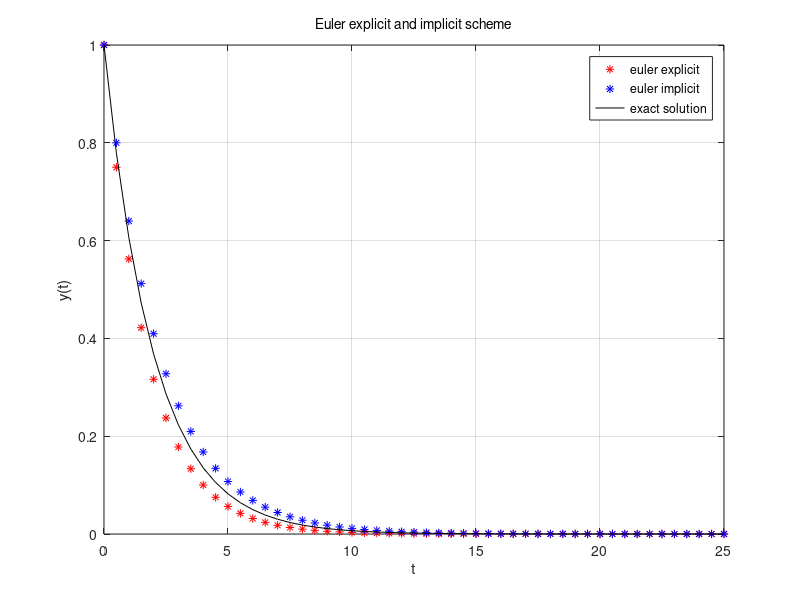

Write the MATLAB code that produced this figure.
#!/usr/bin/env octave
# File: eulermethod.m
# Name: D.Saravanan
# Date: 02/12/2021

""" Script to implement the Euler explicit & implicit scheme for y' = -0.5*y with y(1) = 1 """

t_ = 25;                    # time period
dt = 0.5;                   # time step
N = t_/dt;                  # number of steps
t = zeros(N+1, 1);          # time vector
y1 = ones(N+1, 1);          # solution vector of euler explicit
y2 = ones(N+1, 1);          # solution vector of euler implicit

for k = 1:N
    t(k+1) = t(k) + dt;
    y1(k+1) = y1(k)*(1 - 0.5*dt);
    y2(k+1) = y2(k)/(1 + 0.5*dt);
end

exact = exp(-0.5*t);        # exact solution

figure;  plot(t, y1, 'r*');
hold on; plot(t, y2, 'b*');
hold on; plot(t, exact, 'k-');
xlabel('t'); ylabel('y(t)');
legend('euler explicit', 'euler implicit', 'exact solution');
set(legend, 'location', 'northeast');
set(gca, 'title', text('string', 'Euler explicit and implicit scheme'));
grid on; print('eulermethod.png', '-dpng')
